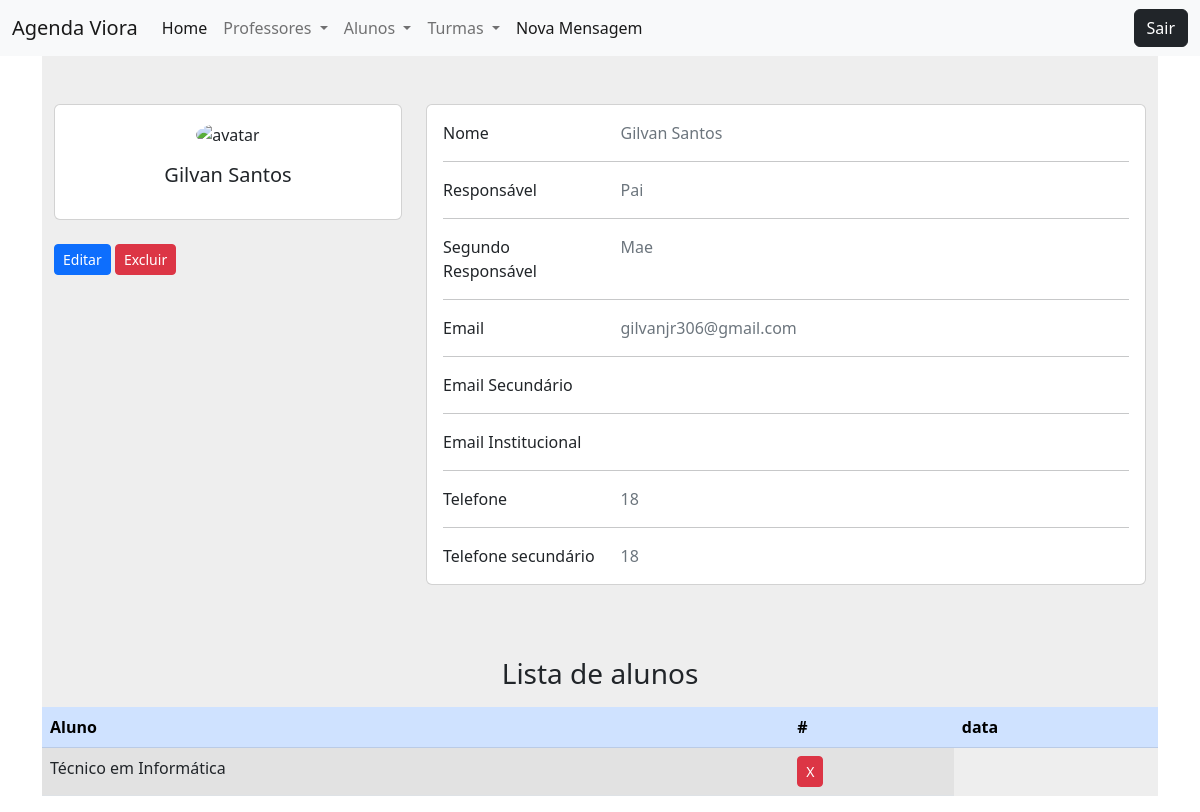
The app's page /modulos/alunos/visualizar.php?id=27 with its own data.
### tables this page shows
CREATE TABLE `aluno` (
  `ID` int(8) NOT NULL,
  `nome` text NOT NULL,
  `email` varchar(50) NOT NULL,
  `email_sec` varchar(50) NOT NULL,
  `email_inst` varchar(50) NOT NULL,
  `telefone` bigint(20) NOT NULL,
  `telefone_sec` bigint(20) NOT NULL,
  `responsavel` text NOT NULL,
  `responsavel_sec` text NOT NULL,
  `senha` varchar(40) NOT NULL,
  `senha_conf` varchar(40) NOT NULL
);

CREATE TABLE `turma` (
  `ID` int(5) NOT NULL,
  `curso` varchar(100) NOT NULL,
  `periodo` varchar(20) NOT NULL,
  `data` date NOT NULL,
  `professor_id` int(11) NOT NULL,
  `aluno_id` int(11) NOT NULL
);

### funcoes/conexao.php (called while the page is built, shortened)
<?php
    function retornaDado($sql)
    {
        $conexao = $GLOBALS['conexaoBanco'];
        $resposta = $conexao->query($sql);
        return $resposta->fetch();
    }
    function retornaDados($sql)
    {
        $conexao = $GLOBALS['conexaoBanco'];
        $resposta = $conexao->query($sql);
        return $resposta->fetchAll();
    }

### modulos/Alunos/visualizar.php (the view, shortened to what this page needs)
<!DOCTYPE html>
<html lang="pt-BR">
<?php include_once path('templates/head.php') ?>
<body>
    <?php include_once path('templates/barra_navegacao.php') ?>
    <div class="container" id="lateral2">
        <?php
        $id = $_GET['id'];
        $sql = "SELECT * FROM aluno WHERE id = $id";
        $aluno = retornaDado($sql);
        ?>
        <section style="background-color: #eee;">
            <div class="container py-5">
                <div class="row">
                    <div class="col-lg-4">
                        <div class="card mb-4">
                            <div class="card-body text-center">
                                <img src="https://upload.wikimedia.org/wikipedia/commons/thumb/5/59/User-avatar.svg/1200px-User-avatar.svg.png" alt="avatar" class="rounded-circle img-fluid" style="width: 150px;">
                                <h5 class="my-3"><?= $aluno['nome'] ?></h5>
                            </div>
                        </div>
                        <a class="btn btn-sm btn-primary" href="editar.php?ID=<?= $aluno['ID'] ?>">Editar</a>
                        <a class="btn btn-sm btn-danger" href="deletar.php?ID=<?= $aluno['ID'] ?>">Excluir</a>
                    </div>
                    <div class="col-lg-8">
                        <div class="card mb-4">
                            <div class="card-body">
                                <div class="row">
                                    <div class="col-sm-3">
                                        <p class="mb-0">Nome</p>
                                    </div>
                                    <div class="col-sm-9">
                                        <p class="text-muted mb-0"><?= $aluno['nome'] ?></p>
                                    </div>
                                </div>
                                <hr>
                                <div class="row">
                                    <div class="col-sm-3">
                                        <p class="mb-0">Responsável</p>
                                    </div>
                                    <div class="col-sm-9">
                                        <p class="text-muted mb-0"><?= $aluno['responsavel'] ?></p>
                                    </div>
                                </div>
                                <hr>
                                <div class="row">
                                    <div class="col-sm-3">
                                        <p class="mb-0">Segundo Responsável</p>
                                    </div>
                                    <div class="col-sm-9">
                                        <p class="text-muted mb-0"><?= $aluno['responsavel_sec'] ?></p>
                                    </div>
                                </div>
                                <hr>
                                <div class="row">
                                    <div class="col-sm-3">
                                        <p class="mb-0">Email</p>
                                    </div>
                                    <div class="col-sm-9">
                                        <p class="text-muted mb-0"><?= $aluno['email'] ?></p>
                                    </div>
                                </div>
                                <hr>
                                <div class="row">
                                    <div class="col-sm-3">
                                        <p class="mb-0">Email Secundário</p>
                                    </div>
                                    <div class="col-sm-9">
                                    </div>
                                </div>
                                <hr>
                                <div class="row">
                                    <div class="col-sm-3">
                                        <p class="mb-0">Email Institucional</p>
                                    </div>
                                    <div class="col-sm-9">
                                    </div>
                                </div>
                                <hr>
                                <div class="row">
                                    <div class="col-sm-3">
                                        <p class="mb-0">Telefone</p>
                                    </div>
                                    <div class="col-sm-9">
                                        <p class="text-muted mb-0"><?= $aluno['telefone'] ?></p>
                                    </div>
                                </div>
                                <hr>
                                <div class="row">
                                    <div class="col-sm-3">
                                        <p class="mb-0">Telefone secundário</p>
                                    </div>
                                    <div class="col-sm-9">
                                        <p class="text-muted mb-0"><?= $aluno['telefone_sec'] ?></p>
                                    </div>
                                </div>
                            </div>
                        </div>
                    </div>
                </div>
            </div>
            <div class="">
                <?php
                $sql = "SELECT turma.curso FROM aluno_turma join turma on (aluno_turma.ID_turma = turma.ID) WHERE ID_aluno = {$aluno['ID']}";
                $turmas = retornaDados($sql);
                ?>
                <h3 class="text-center">Lista de alunos</h3>
                <table class="table table-striped my-3">
                    <thead>
                        <tr class="table-primary">
                            <th>Aluno</th>
                            <th>#</th>
                            <th>data</th>
                        </tr>
                    </thead>
                    <tbody>
                        <?php
                        foreach ($turmas as $turma) { ?>
                            <tr>
                                <td><?= $turma['curso'] ?></td>
                                <td>
                                    <button class="btn btn-danger btn-sm">X</button>
                                </td>
                            </tr>
                        <?php } ?>
                    </tbody>
                </table>
            </div>
    </div>
</body>
</html>

### records on screen
aluno: nome "Gilvan Santos", responsavel "Pai", responsavel_sec "Mae", email "gilvanjr306@gmail.com", telefone "18", telefone_sec "18"
turma: curso "Técnico em Informática"
